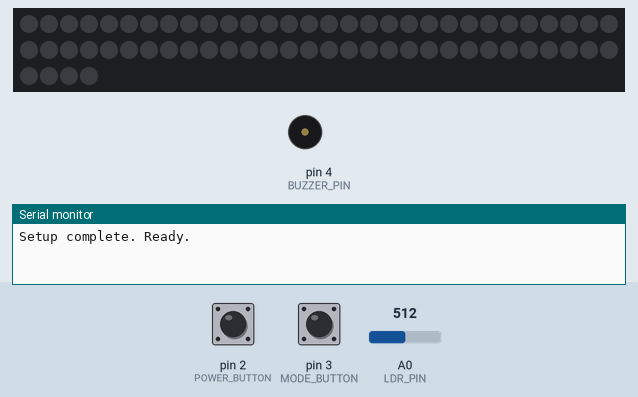
This sketch was run on a simulated Arduino Uno, built with avr-gcc and run on an emulated ATmega328P. Shown: 64 RGB LEDs in strip order, left to right, continuing on the next row, buzzer (waves = sounding, pin HIGH), the last lines printed to the serial monitor. The test bench sets the inputs (shaded band); at power-on: pin 2 (POWER_BUTTON) LOW, pin 3 (MODE_BUTTON) LOW, A0 (LDR_PIN) = 512. Dim RGB values are drawn brighter than linear; random numbers use the default seed unless the sketch sets one.

Above: at 1.2 s.
1.3 s: pin 2 (POWER_BUTTON) pulled HIGH for 0.15 s
At 2.3 s:
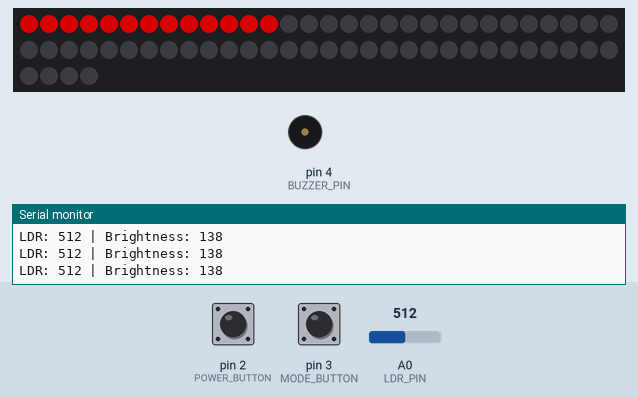
3.2 s: pin 3 (MODE_BUTTON) pulled HIGH for 0.15 s
5.1 s: pin 3 (MODE_BUTTON) pulled HIGH for 1 s
At 6.13 s:
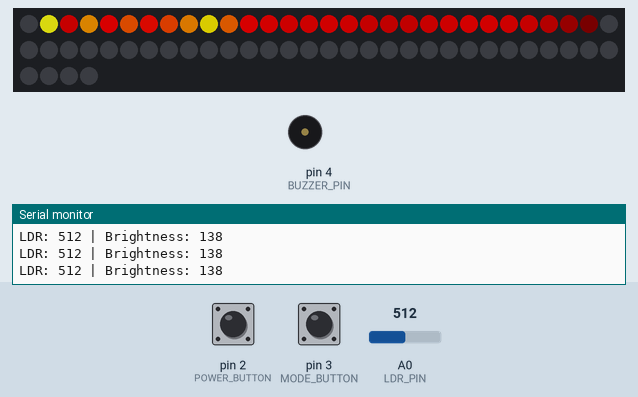
8.3 s: pin 3 (MODE_BUTTON) pulled HIGH for 0.15 s
At 8.76 s:
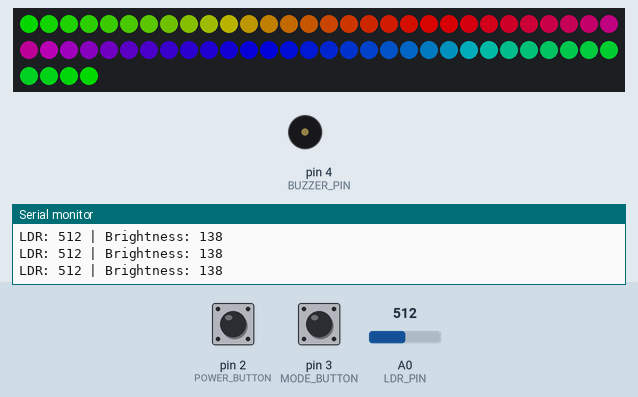
11.0 s: pin 3 (MODE_BUTTON) pulled HIGH for 3.2 s
At 11.11 s:
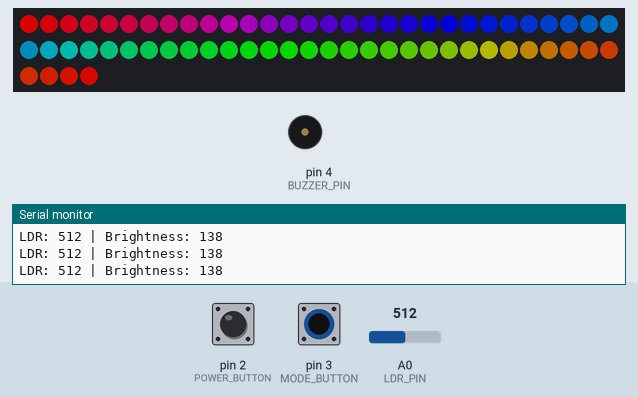
15.7 s: A0 (LDR_PIN) set to 0
At 16.3 s:
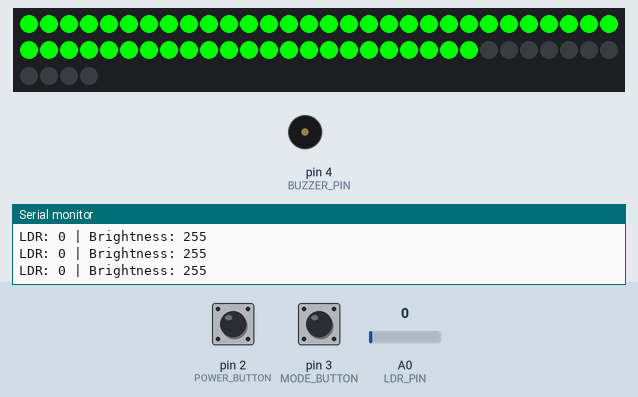
Timing chart, 0 to 18.7 s (numbered marks = the images above; inputs shaded):
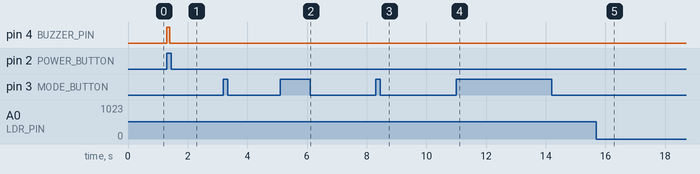

The sketch:

neopixel_cube.ino
```cpp
#include <Adafruit_NeoPixel.h>  // Include the NeoPixel library to control the LED strip

// Define the data pin for the NeoPixel strip
#define PIN 6                   // Pin D6 sends data to NeoPixel (data input for the LED cube)
#define NUM_LEDS 64             // Total number of NeoPixel LEDs used in the cube (4x4x4 = 64)

// Create the NeoPixel strip object
Adafruit_NeoPixel strip = Adafruit_NeoPixel(NUM_LEDS, PIN, NEO_GRB + NEO_KHZ800);
// This creates a NeoPixel object 'strip' using:
// - NUM_LEDS: the number of LEDs
// - PIN: the pin used for data communication
// - NEO_GRB: the color ordering (Green-Red-Blue)
// - NEO_KHZ800: sets the communication frequency to 800kHz which is standard for most WS2812 LEDs

// Define input pins for buttons, sensor and buzzer
const int POWER_BUTTON = 2;     // Button connected to D2 for toggling ON or OFF
const int MODE_BUTTON  = 3;     // Button connected to D3 for cycling LED patterns
const int LDR_PIN      = A0;    // LDR (light sensor) connected to analog pin A0
const int BUZZER_PIN   = 4;     // Buzzer connected to D4 for audio feedback when toggling power

// State tracking variables
bool isOn = false;              // Keeps track if system is ON or OFF (initially OFF)
int currentMode = 0;            // Stores current LED pattern index (starts from mode 0)
bool lastPowerButtonState = LOW; // Stores previous state of the power button (used for edge detection)
bool lastModeButtonState  = LOW; // Stores previous state of the mode button (used for edge detection)
bool modeChanged = false;       // Flag to know if the mode was just changed (used when printing pattern name)

// -----------------------------------------------------------------------------
// Setup function - runs once at startup
// -----------------------------------------------------------------------------
void setup() {
  strip.begin();                // Initialize the NeoPixel strip so it is ready to receive data
  strip.show();                 // Sends a blank signal to turn off all LEDs at startup

  pinMode(POWER_BUTTON, INPUT); // Configure pin connected to the ON or OFF button as an input
  pinMode(MODE_BUTTON, INPUT);  // Configure pin connected to the mode change button as an input
  pinMode(LDR_PIN, INPUT);      // Set the LDR sensor pin as input to read light levels
  pinMode(BUZZER_PIN, OUTPUT);  // Set the buzzer pin as output so it can play sound

  Serial.begin(9600);           // Start serial communication at 9600 bps for monitoring and debugging
  Serial.println("Setup complete. Ready."); // Print confirmation message after setup is done
}

// -----------------------------------------------------------------------------
// Function to trigger buzzer feedback
// -----------------------------------------------------------------------------
void beep() {
  digitalWrite(BUZZER_PIN, HIGH);  // Turn the buzzer ON by sending HIGH signal
  delay(100);                      // Keep the buzzer on for 100 milliseconds
  digitalWrite(BUZZER_PIN, LOW);   // Turn the buzzer OFF by sending LOW signal
}

// -----------------------------------------------------------------------------
// Main loop
// -----------------------------------------------------------------------------
void loop() {
  // --- Read button states ---
  bool powerButtonState = digitalRead(POWER_BUTTON); // Read current state of power button (HIGH when pressed)
  bool modeButtonState  = digitalRead(MODE_BUTTON);  // Read current state of mode button (HIGH when pressed)

  // --- Power toggle logic ---
  if (lastPowerButtonState == LOW && powerButtonState == HIGH) { // Check for rising edge: button was just pressed
    isOn = !isOn;                     // Toggle the system ON or OFF
    beep();                           // Play buzzer sound to indicate power toggle
    delay(200);                       // Debounce delay to avoid repeated readings from a single press

    if (!isOn) {
      setAll(0, 0, 0);                // If turned OFF clear all LEDs by setting them to black
      Serial.println("System OFF");   // Print system status to Serial Monitor
    } else {
      currentMode = 0;                // If turned ON start with the first LED pattern (Color Wipe)
      Serial.println("System ON - Pattern: Color Wipe"); // Show current pattern in Serial Monitor
    }
  }

  lastPowerButtonState = powerButtonState; // Save current power button state for the next loop cycle

  // --- Pattern cycle button logic ---
  if (lastModeButtonState == LOW && modeButtonState == HIGH && isOn) {
    // Check for rising edge (button just pressed) and system is ON
    currentMode = (currentMode + 1) % 4; // Move to the next pattern and loop back to 0 after 3
    modeChanged = true;                  // Set flag to indicate the mode was changed
    delay(200);                          // Short delay to debounce the button
  }

  lastModeButtonState = modeButtonState; // Save current mode button state for use in the next loop

  // Exit loop early if system is OFF
  if (!isOn) return; // Stop if system is off so no patterns run

  // --- Adjust brightness using LDR ---
  int lightValue = analogRead(LDR_PIN);
  // Read the analog value from the LDR sensor. Range is 0 (very dark) to 1023 (very bright)

  int brightness = map(lightValue, 0, 1023, 255, 20);
  // Map the LDR value to a brightness level for the LEDs
  // Brighter environments yield lower brightness because of inverted mapping

  brightness = constrain(brightness, 20, 255);
  // Ensure brightness stays within a reasonable range and does not drop below 20 or go above 255

  strip.setBrightness(brightness);
  // Apply the calculated brightness level to the LED strip. This affects how bright each pixel appears

  Serial.print("LDR: ");
  Serial.print(lightValue);           // Output raw analog LDR value

  Serial.print(" | Brightness: ");
  Serial.println(brightness);         // Print mapped brightness value and move to a new line

  // --- Run the current LED pattern ---
  switch (currentMode) {
    // Use switch to select which LED pattern to run based on currentMode

    case 0:
      if (modeChanged) Serial.println("Pattern: Color Wipe");
      // Print pattern name only if just changed
      colorCycle();  // Run the Color Wipe animation
      break;

    case 1:
      if (modeChanged) Serial.println("Pattern: Smooth RGB Fade");
      RGBLoop();     // Run the Smooth RGB Fade animation
      break;

    case 2:
      if (modeChanged) Serial.println("Pattern: Fire Effect");
      Fire(55, 120, 15); // Run the Fire Effect animation with given cooling sparking and speed
      break;

    case 3:
      if (modeChanged) Serial.println("Pattern: Rainbow Cycle");
      rainbowCycle(20);  // Run the Rainbow Cycle animation with a specified delay speed
      break;
  }

  modeChanged = false; // Reset flag so pattern name is not printed repeatedly
}

// -----------------------------------------------------------------------------
// Pattern 1: Color Wipe - Sequentially lights up each LED in Red, Green, Blue
// -----------------------------------------------------------------------------
void colorCycle() {
  static int state = 0;             // Keeps track of the current color phase: 0 = Red, 1 = Green, 2 = Blue
  static int index = 0;             // Tracks which LED is currently being lit in the sequence
  static uint32_t lastUpdate = 0;   // Stores the last time an LED was updated (for timing control)
  const uint32_t interval = 50;     // Time delay between lighting each LED in milliseconds

  // Check if enough time has passed since the last update
  if (millis() - lastUpdate < interval) return;
  lastUpdate = millis();            // Update the last update time to now

  // Set the color of the current LED based on the current state (R G or B)
  switch (state) {
    case 0:
      strip.setPixelColor(index, strip.Color(255, 0, 0)); // Red
      break;
    case 1:
      strip.setPixelColor(index, strip.Color(0, 255, 0)); // Green
      break;
    case 2:
      strip.setPixelColor(index, strip.Color(0, 0, 255)); // Blue
      break;
  }

  strip.show();   // Push the updated pixel color to the LEDs
  index++;        // Move to the next LED

  // If we have reached the end of the strip
  if (index >= NUM_LEDS) {
    index = 0;            // Reset to the first LED
    state = (state + 1) % 3; // Switch to the next color (R to G to B to R)
    setAll(0, 0, 0);      // Turn off all LEDs before starting the new color cycle
  }
}

// -----------------------------------------------------------------------------
// Pattern 2: RGB Fade - Fades entire strip from Red to Green to Blue
// -----------------------------------------------------------------------------
void RGBLoop() {
  static int j = 0;          // Tracks which color we are currently fading (0 = Red, 1 = Green, 2 = Blue)
  static int k = 0;          // Brightness level for fading (0 to 255)
  static bool fadeOut = false; // Flag to determine if we are fading out or in

  if (!fadeOut) {            // If we are currently fading in
    if (k < 256) {
      // Gradually increase brightness of one color
      switch(j) {
        case 0: setAll(k, 0, 0); break; // Fade in Red
        case 1: setAll(0, k, 0); break; // Fade in Green
        case 2: setAll(0, 0, k); break; // Fade in Blue
      }
      k++;                   // Increase brightness
    } else {
      fadeOut = true;        // When fully bright switch to fade out mode
    }
  } else {
    if (k > 0) {
      k--;                   // Decrease brightness
      // Gradually decrease brightness of the current color
      switch(j) {
        case 0: setAll(k, 0, 0); break; // Fade out Red
        case 1: setAll(0, k, 0); break; // Fade out Green
        case 2: setAll(0, 0, k); break; // Fade out Blue
      }
    } else {
      fadeOut = false;       // Switch back to fade in mode
      j = (j + 1) % 3;       // Move to the next color: R to G to B to R
    }
  }

  showStrip();               // Update the LEDs with the current color values
  delay(3);                  // Small delay to make the fade effect smooth
}

// -----------------------------------------------------------------------------
// Pattern 3: Fire - Simulates flickering flame using heat values
// -----------------------------------------------------------------------------
void Fire(int Cooling, int Sparking, int SpeedDelay) {
  static byte heat[NUM_LEDS]; // Array to store the heat of each LED (0 to 255)
  int cooldown;               // Temporary variable for cooling calculation

  // Step 1: Cool down each cell by a random amount
  for (int i = 0; i < NUM_LEDS; i++) {
    cooldown = random(0, ((Cooling * 10) / NUM_LEDS) + 2); // Random cooldown based on Cooling parameter
    heat[i] = (cooldown > heat[i]) ? 0 : heat[i] - cooldown; // Subtract cooldown or set to 0 if it goes below 0
  }

  // Step 2: Heat drifts upward and diffuses
  for (int k = NUM_LEDS - 1; k >= 2; k--) {
    // Take average of lower neighboring heat values to simulate upward movement of heat
    heat[k] = (heat[k - 1] + heat[k - 2] + heat[k - 2]) / 3;
  }

  // Step 3: Randomly ignite new sparks at the bottom
  if (random(255) < Sparking) {
    int y = random(7);                     // Pick a random pixel near the bottom (first 7 LEDs)
    heat[y] = heat[y] + random(160, 255);  // Add high heat to simulate a spark
  }

  // Step 4: Convert heat values to color and assign to each pixel
  for (int j = 0; j < NUM_LEDS; j++) {
    setPixelHeatColor(j, heat[j]);         // Convert heat to RGB color and set the LED color
  }

  showStrip();                 // Update LED strip with new colors
  delay(SpeedDelay);           // Delay to control the speed of the animation
}

// Helper for fire pattern: converts heat values into RGB flame like colors
void setPixelHeatColor(int Pixel, byte temperature) {
  // Scale the temperature (0 to 255) to a 0 to 191 range for color interpolation
  byte t192 = round((temperature / 255.0) * 191);

  // Get the lower 6 bits (0 to 63) to use as a color ramp
  byte heatramp = t192 & 0x3F;   // Equivalent to t192 % 64

  // Multiply by 4 to scale heatramp to the 0 to 252 range
  heatramp <<= 2;

  // Depending on how hot the pixel is assign an appropriate RGB color
  if (t192 > 0x80) {
    // Very hot - whitish yellow (full red and full green and increasing blue)
    setPixel(Pixel, 255, 255, heatramp);
  } else if (t192 > 0x40) {
    // Medium heat - orange yellow (full red and increasing green)
    setPixel(Pixel, 255, heatramp, 0);
  } else {
    // Cooler - shades of red (only red ramping up from dark to bright)
    setPixel(Pixel, heatramp, 0, 0);
  }
}

// -----------------------------------------------------------------------------
// Pattern 4: Rainbow Cycle - cycles a rainbow effect smoothly across all LEDs
// -----------------------------------------------------------------------------
void rainbowCycle(int SpeedDelay) {
  static uint16_t j = 0;  // Used to shift the rainbow over time and increments on each loop

  byte *c;                // Pointer to RGB color array returned by Wheel

  // Loop through every LED on the strip
  for (uint16_t i = 0; i < NUM_LEDS; i++) {
    // Calculate a color index for this LED using its position and animation offset j
    // The & 255 ensures it wraps within the 0 to 255 range for the color wheel
    c = Wheel(((i * 256 / NUM_LEDS) + j) & 255);

    // Set each LED to the color returned by the Wheel function
    setPixel(i, *c, *(c + 1), *(c + 2)); // Unpack RGB values from the returned array
  }

  showStrip();             // Update the LED strip with new colors
  delay(SpeedDelay);       // Delay to control animation speed
  j++;                     // Increment animation offset to move the rainbow forward
}

// Maps a wheel position (0 to 255) to RGB values to create a smooth rainbow gradient
byte* Wheel(byte WheelPos) {
  static byte c[3];        // Array to hold RGB color values (Red Green Blue)

  // First segment: Red to Green
  if (WheelPos < 85) {
    c[0] = WheelPos * 3;         // Red increases
    c[1] = 255 - WheelPos * 3;   // Green decreases
    c[2] = 0;                    // Blue remains 0
  }

  // Second segment: Green to Blue
  else if (WheelPos < 170) {
    WheelPos -= 85;
    c[0] = 255 - WheelPos * 3;   // Red decreases
    c[1] = 0;                    // Green remains 0
    c[2] = WheelPos * 3;         // Blue increases
  }

  // Third segment: Blue to Red
  else {
    WheelPos -= 170;
    c[0] = 0;                    // Red remains 0
    c[1] = WheelPos * 3;         // Green increases
    c[2] = 255 - WheelPos * 3;   // Blue decreases
  }

  return c; // Return pointer to RGB color array
}

// -----------------------------------------------------------------------------
// Helper functions for updating the strip
// -----------------------------------------------------------------------------

// Refresh the LED strip display
void showStrip() {
  #ifdef ADAFRUIT_NEOPIXEL_H
    strip.show();   // If using Adafruit NeoPixel library update LED states
  #endif
  #ifndef ADAFRUIT_NEOPIXEL_H
    FastLED.show(); // If not using NeoPixel fallback to FastLED for compatibility
  #endif
}

// Set the color of a specific pixel by index
void setPixel(int Pixel, byte red, byte green, byte blue) {
  #ifdef ADAFRUIT_NEOPIXEL_H
    strip.setPixelColor(Pixel, strip.Color(red, green, blue)); // NeoPixel syntax
  #endif
  #ifndef ADAFRUIT_NEOPIXEL_H
    leds[Pixel].r = red;    // FastLED syntax for red
    leds[Pixel].g = green;  // FastLED syntax for green
    leds[Pixel].b = blue;   // FastLED syntax for blue
  #endif
}

// Set all LEDs in the strip to the same RGB color
void setAll(byte red, byte green, byte blue) {
  for (int i = 0; i < NUM_LEDS; i++) {
    setPixel(i, red, green, blue); // Set color for each LED
  }
  showStrip();                     // Refresh strip to display updated colors
}
```

Measured:
- after the input at 1.3 s, pin 4 (BUZZER_PIN): LOW → HIGH at once, → LOW 0.10 s later; the LEDs: first change after 0.30 s (image 1 shows a later state)
